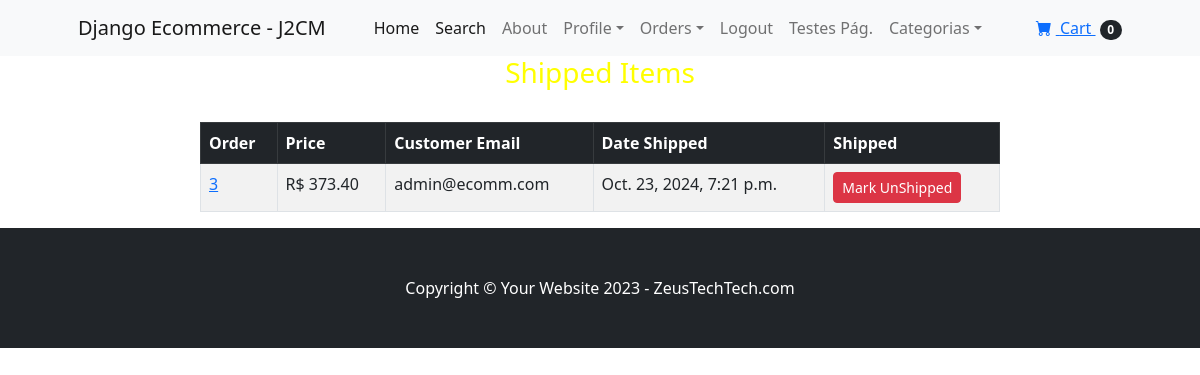
Screenshot of /payment/shipped_dash (signed in) with the database file from the repository.
### payment/models.py (models this page shows, shortened)
class Order(models.Model):
    user = models.ForeignKey(User, on_delete=models.CASCADE, blank=True)
    full_name = models.CharField(max_length=250)
    email = models.EmailField(max_length=250)
    shipping_address = models.TextField(max_length=15000)
    amount_paid = models.DecimalField(max_digits=7, decimal_places=2)
    date_ordered = models.DateTimeField(auto_now_add=True)
    shipped = models.BooleanField(default=False)
    date_shipped = models.DateTimeField(blank=True, null=True)

### payment/views.py (the view, shortened to what this page needs)
# urls.py: path('shipped_dash', views.shipped_dash, name='shipped_dash'),
def shipped_dash(request):
    if request.user.is_authenticated and request.user.is_superuser:
        orders = Order.objects.filter(shipped=True)
        return render(request, "payment/shipped_dash.html", {"orders":orders})
    else:
        messages.success(request, "Access Danied!! Acesso Negado!!")
        return redirect('home')

### cart/cart.py (called while the page is built)
    def __len__(self):
        return len(self.cart)

### cart/context_processors.py (called while the page is built)
def cart(request):
    return {'cart': Cart(request)}

### payment/templates/payment/shipped_dash.html (shortened to what this page needs)
{% extends 'base.html' %}
{% block content %}
    <div class="conteiner">
        <div class="row">
            <center>
                <div class="col-8">
                    <h3>
                        Shipped Items
                    </h3>
                    <br>
                    <table class="table table-striped table-hover table-bordered">
                        <thead class="table-dark">
                          <tr>
                            <th scope="col">Order</th>
                            <th scope="col">Price</th>
                            <th scope="col">Customer Email</th>
                            <th scope="col">Date Shipped</th>
                            <th scope="col">Shipped</th>
                          </tr>
                        </thead>
                        <tbody>
                          {% for item in orders %}
                          <tr>
                            <td><a href="{% url 'orders' item.id %}"> {{ item.id }} </a> </td>
                            <td>R$ {{ item.amount_paid }}</td>
                            <td>{{ item.email }}</td>
                            <td>{{ item.date_ordered }}</td>
                            <td>
                              <form method="POST" action="">
                                <button type="Submit" class="btn btn-danger btn-sm">Mark UnShipped</button>
                              </form>
                            </td>
                          </tr>
                          {% endfor %}
                        </tbody>
                      </table>
                </div>
            </center>
            <br><br>
        </div>
    </div>
{% endblock %}

### rows the page displays
Order: id "3", amount_paid "373.40", email "admin@ecomm.com", date_ordered "Oct. 23, 2024, 7:21 p.m."

### other values shown
{{ cart|length }} "0"
